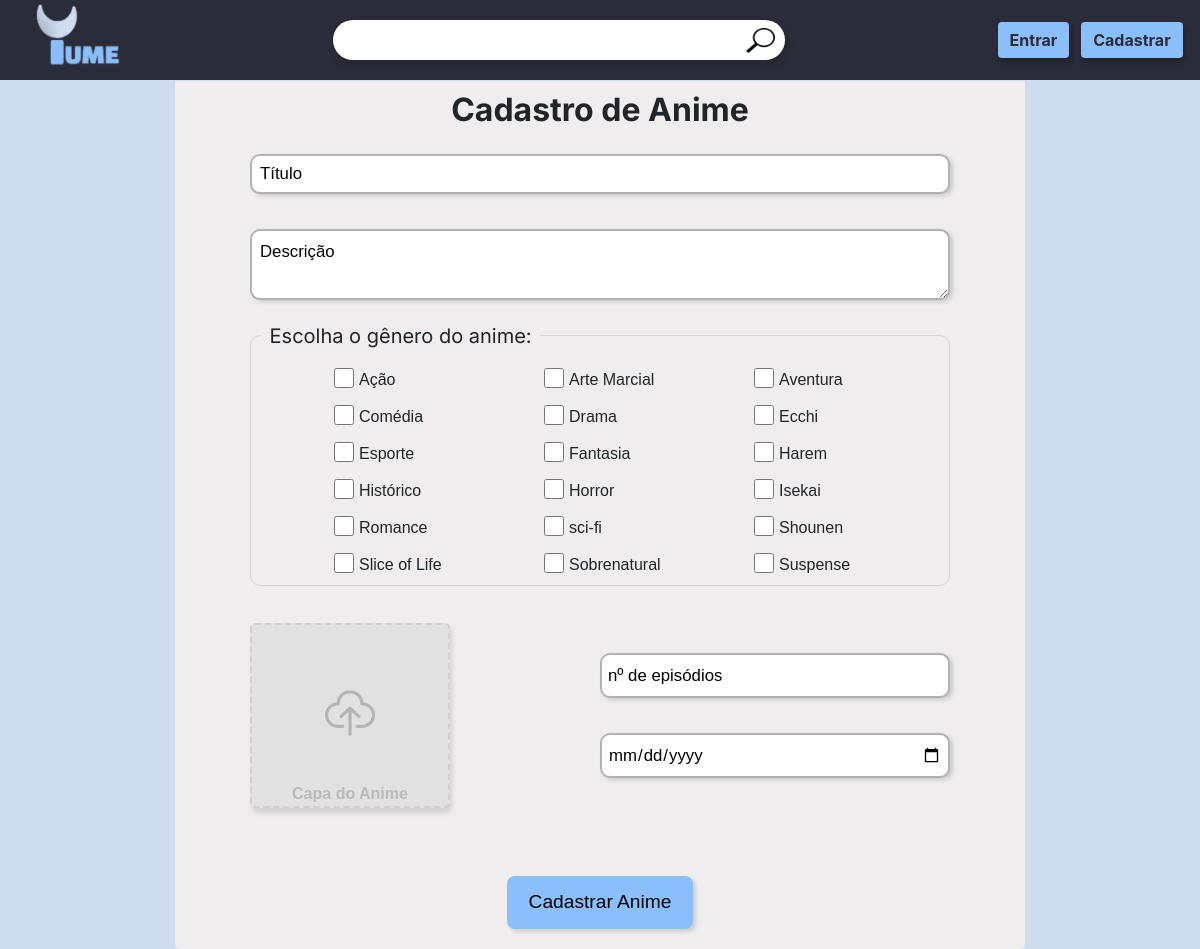
The app's page /php/telaCadastrarAnime.php with its own data.
### tables this page shows
create table if not exists genero (
	genero_id int auto_increment not null primary key,
    genero varchar(30) not null unique
);

### php/telaCadastrarAnime.php (the view, shortened to what this page needs)
<!DOCTYPE html>
<html lang="pt-BR">
<head>
    <link rel="stylesheet" href="https://stackpath.bootstrapcdn.com/bootstrap/4.1.3/css/bootstrap.min.css">
    <link rel="stylesheet" href="../css/estilo.css">
    <link rel="stylesheet" href="../css/ani.css">
</head>
<body>
    <?php
        require_once "headerAdm.php";
    ?>
    <div class="content">
        <h1>Cadastro de Anime</h1>
        <form id="formAnime" enctype="multipart/form-data">
            <input type="text" id="titulo" name="titulo" placeholder="Título">
            <textarea id="descricao" name="descricao" placeholder="Descrição"></textarea>
        <fieldset>
            <h2>Escolha o gênero do anime:</h2>
            <div class="checkbox-container">
                <?php
                    function checkboxGenAni(){
                        $cnn = mysqli_connect("localhost","root","","yume");
                        $comandoSql = "SELECT genero_id, genero FROM genero";
                        $resultado = mysqli_query($cnn,$comandoSql);
                        if($resultado){
                            while($dados = mysqli_fetch_assoc($resultado)){
                                $id = $dados["genero_id"];
                                $genero = $dados["genero"];
                                echo "<input type='checkbox' name='genero[]' id='$id' value='$id'> <label for='$id'> $genero </label>";
                            }
                        }else{
                            echo "Erro ao tentar puxar informação do banco!!!";
                        }
                    }
                    checkboxGenAni();
                ?>
            </div>
        </fieldset>
            <div class="group">
                <div class="upload">
                    <img src="../imgs/nuvem.png" alt="upload" id="upload-icon">
                    <span id="legend">Capa do Anime</span>
                </div>
                <div class="subgroup">
                    <input type="text" id="qtdEpisodios" name="qtdEpisodios" placeholder="nº de episódios">
                    <input type="date" id="data" name="data" placeholder="data">
                </div>
            </div>
            <button type="button" class="cad_anime" id="cad_anime">Cadastrar Anime</button>
        </form>
    </div>
</body>
</html>

### php/headerAdm.php (shortened to what this page needs)
<!DOCTYPE html>
<html lang="en">
<head>
</head>
<body>
  <header>
    <?php
      if(isset($_SESSION['user_id'])) {
        $id = $_SESSION['user_id'];
      } else {
        $id = null;
      }
      if(isset($_SESSION['nome_usuario'])){
        $nomeAdm = $_SESSION['nome_usuario'];
      } else {
        $nomeAdm = null;
      }
    ?>
    <div class="logo">
      <a href="index.php" id="home"><img src="../imgs/logo/logo_definitiva.png" alt="Logo"></a>
    </div>
    <div class="search" id="search">
      <input type="search" id="in-search" name="in-search" autocomplete="off">
        <button type="button" id="btn-search"><img src="../imgs/icons/lupa.png" alt="lupa"></button>
    </div>
    <div class="botoes">
      <?php if($id): ?>
        <div class="dropdown">
            <button class="btn btn-secondary dropdown-toggle" type="button" id="dropdownMenuButton" data-toggle="dropdown" aria-haspopup="true" aria-expanded="false">
              <img src="../imgs/icons/usuario-de-perfil.png" alt="imagem usuario">
              <?php echo htmlspecialchars($nomeAdm); ?>
            </button>
            <div class="dropdown-menu" aria-labelledby="dropdownMenuButton">
                <a class="dropdown-item" href="telaCadastrarAnime.php" id="cadAnimeButton"> <img src="../imgs/icons/cadastro.png" alt="Cadastrar Anime"> <span>Cadastrar Anime</span></a>
                <a class="dropdown-item" href="telaCadastrarNoticia.php" id="cadNoticiaButton"> <img src="../imgs/icons/cadastro.png" alt="Cadastrar Noticia"> <span>Cadastrar Notícia</span></a>
                <a class="dropdown-item" href="sair.php" id="exit"> <img src="../imgs/icons/logout.png" alt="logout"> <span>Sair</span></a>
            </div>
        </div>
      <?php else: ?>
        <a href="php/telaLoginUsuario.php"><button type="button" class="btn btn-warning">Entrar</button></a>
        <a href="php/telaCadastroUsuario.php"><button type="button" class="btn btn-warning">Cadastrar</button></a>
      <?php endif; ?>
    </div>
  </header>
</body>
</html>

### css/estilo.css (style rules this page uses)
* { box-sizing: border-box; margin: 0; padding: 0; }
:root { --cor0: #2A2D39; --cor1: #CDDCEE; --cor2: #8BBFFC; --cor3: #E1E1E1; --cor4: #EFEDED; --cor5: #E2E2E2; }
body { background-color: var(--cor1); }
header { background-color: var(--cor0); height: 80px; width: 100%; top: 0; position: fixed; display: flex; align-items: center; justify-content: space-around; z-index: 2; }
header > .logo > a, img { width: 135px; height: 90px; }
header > .search { display: flex; flex-direction: row; flex-wrap: nowrap; margin-right: 20px; justify-content: center; align-items: center; width: 65%; height: 36%; position: relative; }
.search > input { width: 58%; height: 40px; border: none; border-radius: 20px; box-shadow: 2px 5px 10px rgba(0, 0, 0, 0.158); background-color: white; padding: 5px; padding-left: 20px; }
.search button#btn-search { height: 45px; width: 45px; background-color: transparent; border: none; border-radius: 0px 20px 20px 0px; margin: 0; cursor: pointer; position: absolute; right: 20.7%; align-items: center; justify-content: center; }
button#btn-search > img { margin-right: 10px; position: relative; height: 25px; width: 29px; }
.botoes { display: flex; flex-direction: row; }
.botoes > button, .botoes > a > button { margin: 0px 6px; color: var(--cor0); font-weight: 700; border: none; background-color: var(--cor2); box-shadow: 2px 5px 5px #0000003a; }

### php/headerAdm.php (style rules this page uses)
:root { --cor0: #2A2D39; --cor1: #CDDCEE; --cor2: #8BBFFC; --cor3: #E1E1E1; --cor4: #EFEDED; --cor5: #E2E2E2; }

### records on screen
genero: genero "Ação"
genero: genero "Arte Marcial"
genero: genero "Aventura"
genero: genero "Comédia"
genero: genero "Drama"
genero: genero "Ecchi"
genero: genero "Esporte"
genero: genero "Fantasia"
genero: genero "Harem"
genero: genero "Histórico"
genero: genero "Horror"
genero: genero "Isekai"
genero: genero "Romance"
genero: genero "sci-fi"
genero: genero "Shounen"
genero: genero "Slice of Life"
genero: genero "Sobrenatural"
genero: genero "Suspense"
